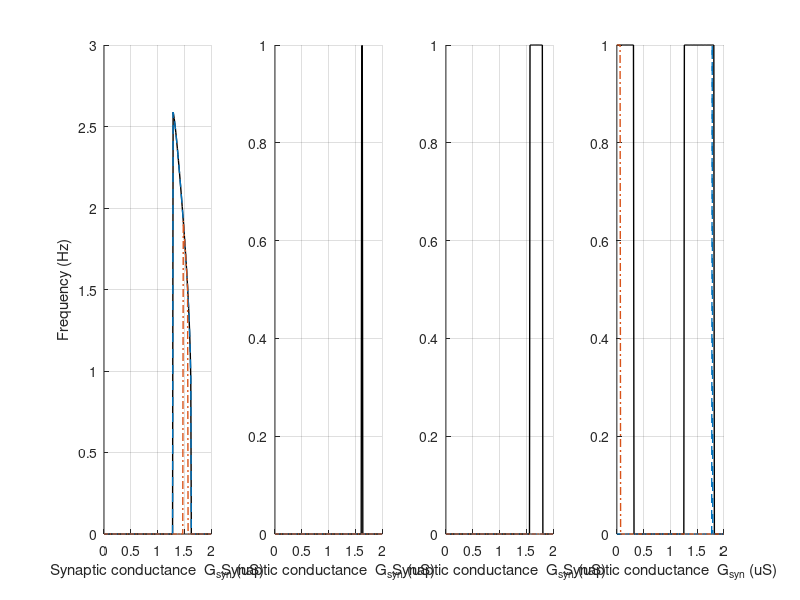

Source code (MATLAB):
clear all
clc

G = 0:0.01:2;

load('F1.mat')
PF = F;
load('F2.mat')
fs = F;
load('F3.mat')
fm = F;
load('F4.mat')
fl = F;
% 
% figure (1)
% hold on 
% plot(G,PF,'LineWidth',1)
% plot(G,fs,'-.','LineWidth',1.5)
% plot(G,fm,'-.','LineWidth',1.5)
% plot(G,fl,'-.','LineWidth',1.5)
% grid on 
% 
% xlabel('Synaptic conductance G_S_y_n (uS)')
% ylabel('Frequency (Hz)')
% set(gcf,'Position',[500 200 600 400])
% 
% col = [0.25, 0.25, 0.25;0, 0.4470, 0.7410;0.8500, 0.3250, 0.0980;0.4940, 0.1840, 0.5560];
% colororder(col)
%% perturb 
load('P1.mat')
PF_R = RG_F;
PF_P = PF_F;

load('P2.mat')
fs_R = RG_F;
fs_P = PF_F;

load('P3.mat')
fm_R = RG_F;
fm_P = PF_F;

load('P4.mat')
fl_R = RG_F;
fl_P = PF_F;

figure (2)
subplot(1,4,1)
hold on 
plot(G,PF,'k','LineWidth',1)
plot(G,PF_R,'--','LineWidth',1)
plot(G,PF_P,'-.','LineWidth',1)
grid on 
xlabel('Synaptic conductance  G_s_y_n (uS)')
ylabel('Frequency (Hz)')

subplot(1,4,2)
hold on 
plot(G,fs,'k','LineWidth',1)
plot(G,fs_R,'--','LineWidth',1)
plot(G,fs_P,'-.','LineWidth',1)
grid on 
xlabel('Synaptic conductance  G_s_y_n (uS)')

subplot(1,4,3)
hold on 
plot(G,fm,'k','LineWidth',1)
plot(G,fm_R,'--','LineWidth',1)
plot(G,fm_P,'-.','LineWidth',1)
grid on 
xlabel('Synaptic conductance  G_s_y_n (uS)')

subplot(1,4,4)
hold on 
plot(G,fl,'k','LineWidth',1)
plot(G,fl_R,'--','LineWidth',1)
plot(G,fl_P,'-.','LineWidth',1)
grid on 
xlabel('Synaptic conductance  G_s_y_n (uS)')

ylim([0 1])
set(gcf,'Position',[500 200 1400 250])
